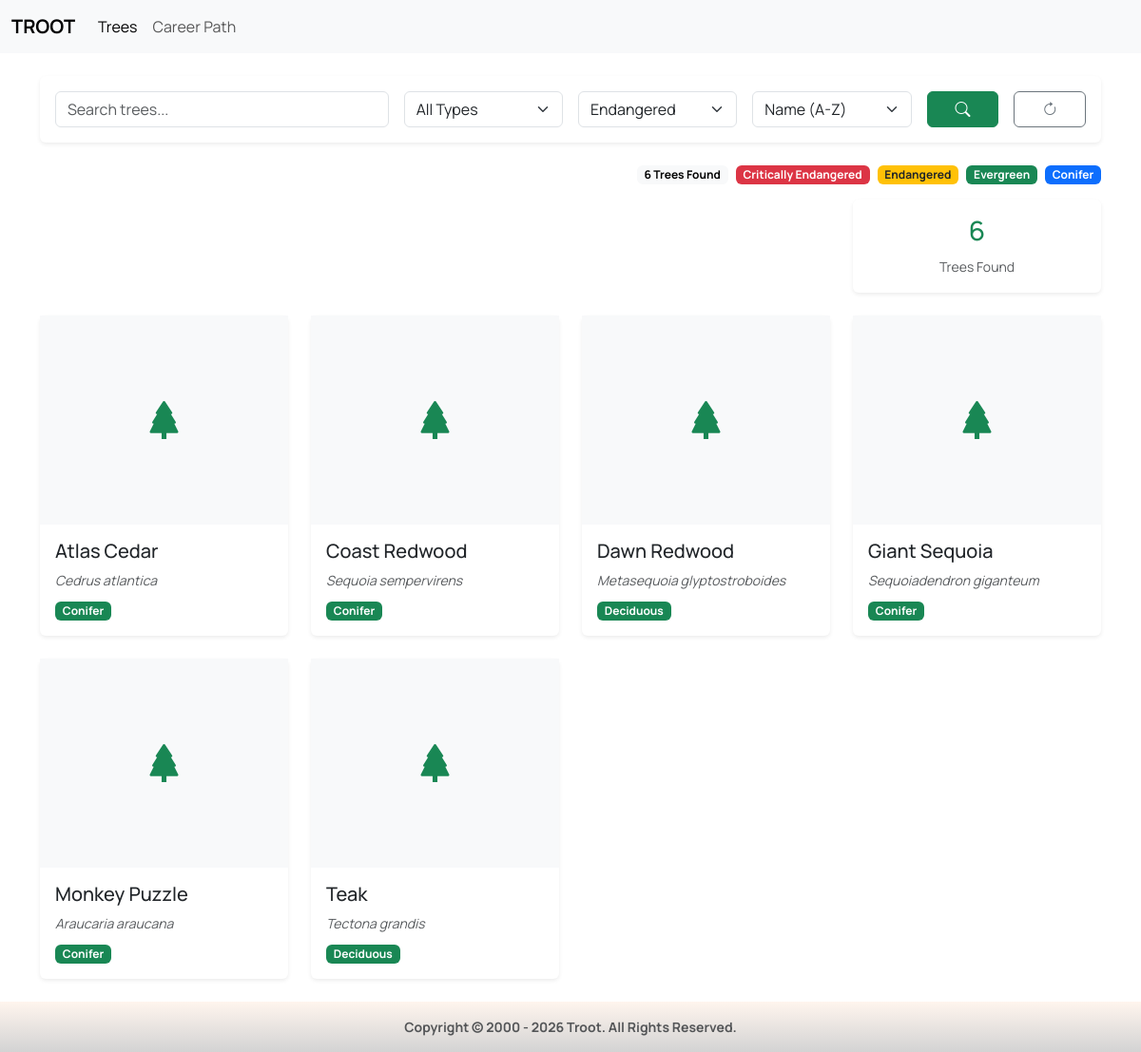
/trees/?status=EN, run on the app's committed database.
### trees/models.py (models this page shows, shortened)
class Tree(models.Model):
    TREE_TYPES = [
        ("deciduous", "Deciduous"),
        ("evergreen", "Evergreen"),
        ("conifer", "Conifer"),
    ]
    CONSERVATION_STATUS = [
        ("LC", "Least Concern"),
        ("NT", "Near Threatened"),
        ("VU", "Vulnerable"),
        ("EN", "Endangered"),
        ("CR", "Critically Endangered"),
    ]
    common_name = models.CharField(max_length=200)
    scientific_name = models.CharField(max_length=255, unique=True)
    family = models.CharField(max_length=200)
    tree_type = models.CharField(
        max_length=50,
        choices=TREE_TYPES
    )
    native_region = models.CharField(max_length=255)
    conservation_status = models.CharField(
        max_length=2,
        choices=CONSERVATION_STATUS,
        default="LC"
    )
    created_at = models.DateTimeField(auto_now_add=True)
    updated_at = models.DateTimeField(auto_now=True)
    class Meta:
        ordering = ["common_name"]

### trees/views.py (the view, shortened to what this page needs)
# urls.py: path("", views.trees, name="trees"),
def trees(request):
    tree_list = Tree.objects.prefetch_related("images")
    trees = tree_list
    search = request.GET.get("search", "")
    tree_type = request.GET.get("tree_type", "")
    status = request.GET.get("status", "")
    sort = request.GET.get("sort", "name_asc")
    page_number = request.GET.get("page", 1)
    if search:
        trees = trees.filter(
            Q(common_name__icontains=search) |
            Q(scientific_name__icontains=search) |
            Q(family__icontains=search)
        )
    if tree_type:
        trees = trees.filter(tree_type=tree_type)
    if status:
        trees = trees.filter(conservation_status=status)
    if sort == "name_asc":
        trees = trees.order_by("common_name", "id")  # Added id for tie-breaking
    elif sort == "name_desc":
        trees = trees.order_by("-common_name", "id")  # Added id for tie-breaking
    elif sort == "newest":
        trees = trees.order_by("-id", "-created_at")  # Added created_at for tie-breaking
    elif sort == "oldest":
        trees = trees.order_by("id", "created_at")  # Added created_at for tie-breaking
    else:
        trees = trees.order_by("common_name", "id")  # Default with tie-breaking
    paginator = Paginator(trees, 12)
    page_obj = paginator.get_page(page_number)
    context = {
        "trees": page_obj,
        "search": search,
        "tree_type": tree_type,
        "status": status,
        "sort": sort,
    }
    return render(request, "trees/trees.html", context)

### trees/templates/trees/trees.html (shortened to what this page needs)
{% extends "base.html" %}
{% block content %}
<div class="container py-4">
    <div class="card shadow-sm border-0 mb-4">
        <div class="card-body">
            <form method="GET">
                <div class="row g-3">
                    <div class="col-md-4">
                        <input type="text" name="search" class="form-control" placeholder="Search trees..." value="{{ search }}">
                    </div>
                    <div class="col-md-2">
                        <select name="tree_type" class="form-select">
                            <option value="">
                                All Types
                            </option>
                        </select>
                    </div>
                    <div class="col-md-2">
                        <select name="status" class="form-select">
                            <option value="EN" {% if status == "EN" %}selected{% endif %}>
                                Endangered
                            </option>
                        </select>
                    </div>
                    <div class="col-md-2">
                        <select name="sort" class="form-select">
                            <option value="name_asc" {% if sort == "name_asc" %}selected{% endif %}>
                                Name (A-Z)
                            </option>
                        </select>
                    </div>
                    <div class="col-md-1">
                        <button class="btn btn-success w-100">
                            <i class="bi bi-search"></i>
                        </button>
                    </div>
                    <div class="col-md-1">
                        <a href="{% url 'trees:trees' %}" class="btn btn-outline-secondary w-100">
                            <i class="bi bi-arrow-clockwise"></i>
                        </a>
                    </div>
                </div>
            </form>
        </div>
    </div>
    <div class="mb-3 d-flex justify-content-end">
        <a class="badge text-bg-light text-decoration-none me-2">
            {{ trees.paginator.count }} Trees Found
        </a>
        <a href="?status=CR" class="badge bg-danger text-decoration-none me-2">
            Critically Endangered
        </a>
        <a href="?status=EN" class="badge bg-warning text-dark text-decoration-none me-2">
            Endangered
        </a>
        <a href="?tree_type=evergreen" class="badge bg-success text-decoration-none me-2">
            Evergreen
        </a>
        <a href="?tree_type=conifer" class="badge bg-primary text-decoration-none">
            Conifer
        </a>
    </div>
    <div class="row mb-4  d-flex justify-content-end">
        <div class="col-md-3">
            <div class="card shadow-sm border-0">
                <div class="card-body text-center">
                    <h3 class="text-success">
                        {{ trees.paginator.count }}
                    </h3>
                    <small class="text-muted">
                        Trees Found
                    </small>
                </div>
            </div>
        </div>
    </div>
    <div class="row g-4" id="tree-grid">
        {% include "trees/partials/tree_cards.html" %}
    </div>
</div>
{% endblock %}

### trees/templates/trees/partials/tree_cards.html
{% for tree in trees %}
<div class="col-md-4 col-lg-3 tree-item" data-id="{{ tree.id }}">
    <a href="{% url 'trees:tree_profile' tree.id %}" class="text-decoration-none">
        <div class="card tree-card h-100 shadow-sm border-0">
            {% if tree.images.first %}
                <img src="{{ tree.images.first.image.url }}" class="card-img-top" style="height:220px;object-fit:cover;">
            {% else %}
                <div class="bg-light d-flex justify-content-center align-items-center" style="height:220px;">
                    <i class="bi bi-tree-fill fs-1 text-success"></i>
                </div>
            {% endif %}
            <div class="card-body">
                <h5 class="card-title">
                    {{ tree.common_name }}
                </h5>
                <p class="small text-muted fst-italic mb-2">
                    {{ tree.scientific_name }}
                </p>
                <span class="badge bg-success">
                    {{ tree.get_tree_type_display }}
                </span>
            </div>
        </div>
    </a>
</div>
{% endfor %}

### static/css/styles.css (style rules this page uses)
body, h1, h2, h3, h4, h5, h6 { font-family: 'Manrope', sans-serif !important; }

### static/css/trees.css (style rules this page uses)
.tree-card { transition:all .3s ease; }

### data on the page
Tree: common_name "Atlas Cedar", scientific_name "Cedrus atlantica", tree_type "Conifer"
Tree: common_name "Coast Redwood", scientific_name "Sequoia sempervirens", tree_type "Conifer"
Tree: common_name "Dawn Redwood", scientific_name "Metasequoia glyptostroboides", tree_type "Deciduous"
Tree: common_name "Giant Sequoia", scientific_name "Sequoiadendron giganteum", tree_type "Conifer"
Tree: common_name "Monkey Puzzle", scientific_name "Araucaria araucana", tree_type "Conifer"
Tree: common_name "Teak", scientific_name "Tectona grandis", tree_type "Deciduous"

### other printed values
{{ trees.paginator.count }} "6"
